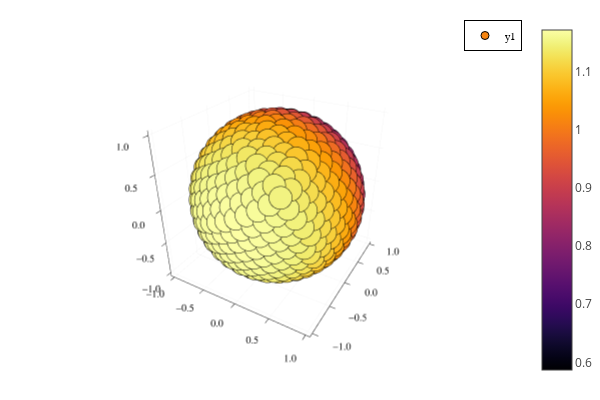

Notebook cell for this chart:
### Code cell
scatter3d(x,y,z,zcolor=F_array./0.853)
